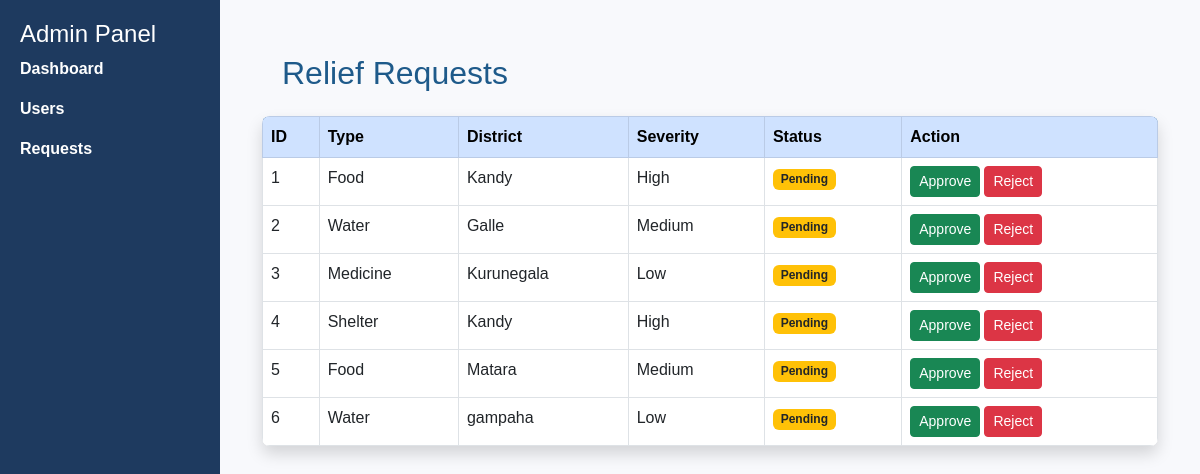
The app's page /admin/requests.php (signed in) with its own data.
### tables this page shows
CREATE TABLE `relief_requests` (
  `request_id` int(11) NOT NULL,
  `user_id` int(11) NOT NULL,
  `relief_type` enum('Food','Water','Medicine','Shelter') NOT NULL,
  `district` varchar(100) NOT NULL,
  `division` varchar(100) NOT NULL,
  `gn_division` varchar(100) NOT NULL,
  `contact_person_name` varchar(100) NOT NULL,
  `contact_number` varchar(25) NOT NULL,
  `family_members` int(11) NOT NULL,
  `severity` enum('Low','Medium','High') NOT NULL,
  `description` text DEFAULT NULL,
  `created_at` timestamp NOT NULL DEFAULT current_timestamp(),
  `address` varchar(100) NOT NULL,
  `status` enum('Pending','Accepted','Rejected','') DEFAULT 'Pending'
);

### admin/requests.php (the view, shortened to what this page needs)
<?php
include("../includes/config.php");
$sql = "SELECT * FROM relief_requests";
$result = mysqli_query($conn, $sql);
?>
<!DOCTYPE html>
<html>
<head>
<link href="https://cdn.jsdelivr.net/npm/bootstrap@5.3.0/dist/css/bootstrap.min.css" rel="stylesheet">
<link rel="stylesheet" href="../css/admin.css">
</head>
<body>
<?php include("../includes/admin_nav.php"); ?>
<div class="container mt-4">
<h2 class="mb-4">Relief Requests</h2>
<table class="table table-bordered table-hover shadow bg-white">
<thead class="table-primary">
<tr>
<th>ID</th>
<th>Type</th>
<th>District</th>
<th>Severity</th>
<th>Status</th>
<th>Action</th>
</tr>
</thead>
<tbody>
<?php
while($row = mysqli_fetch_assoc($result)){
    echo "<tr>";
    echo "<td>".$row['request_id']."</td>";
    echo "<td>".$row['relief_type']."</td>";
    echo "<td>".$row['district']."</td>";
    echo "<td>".$row['severity']."</td>";
    echo "<td>";
    if($row['status'] == 'Accepted'){
        echo "<span class='badge bg-success'>Accepted</span>";
    }
    elseif($row['status'] == 'Rejected'){
        echo "<span class='badge bg-danger'>Rejected</span>";
    }
    else{
        echo "<span class='badge bg-warning text-dark'>Pending</span>";
    }
    echo "</td>";
    echo "<td>";
    if($row['status'] == 'Pending' || $row['status'] == NULL){
        echo "<a class='btn btn-sm btn-success me-1'
                href='update_status.php?id=".$row['request_id']."&status=Accepted'>
                Approve</a>";
        echo "<a class='btn btn-sm btn-danger'
                href='update_status.php?id=".$row['request_id']."&status=Rejected'>
                Reject</a>";
    }
    elseif($row['status'] == 'Accepted'){
        echo "<span class='badge bg-success'>Accepted</span>";
    }
    elseif($row['status'] == 'Rejected'){
        echo "<span class='badge bg-danger'>Rejected</span>";
    }
    echo "</td>";
    echo "</tr>";
}
?>
</tbody>
</table>
</div>
<?php include("../includes/admin_footer.php"); ?>
</body>
</html>

### includes/admin_nav.php
<div style="display:flex; min-height:100vh;">
    <div style="width:220px; background:#1E3A5F; color:white; padding:20px;">
        <h4>Admin Panel</h4>
        <p><a href="dashboard.php" style="color:white; text-decoration:none;">Dashboard</a></p>
        <p><a href="users.php" style="color:white; text-decoration:none;">Users</a></p>
        <p><a href="requests.php" style="color:white; text-decoration:none;">Requests</a></p>
    </div>
    <div style="flex-grow:1; padding:30px; background:#f8f9fc;">

### includes/admin_footer.php
</div>
</div>

### css/admin.css (style rules this page uses)
body { margin: 0; font-family: Arial, Helvetica, sans-serif; background-color: #5c7eb0; }
h2 { margin: 20px; color: #1E5A8A; }
table { width: 90%; margin: 20px auto; border-collapse: collapse; background: white; box-shadow: 0 4px 12px rgba(0,0,0,0.1); border-radius: 8px; overflow: hidden; }
thead { background: #1E5A8A; color: white; }
thead th { padding: 12px; text-align: left; }
tbody td { padding: 12px; border-bottom: 1px solid #eee; }
tbody tr:nth-child(even) { background-color: #f9f9f9; }
a { color: #1E5A8A; text-decoration: none; font-weight: bold; }

### records on screen
relief_requests: request_id "1", relief_type "Food", district "Kandy", severity "High", shows "Pending"
relief_requests: request_id "2", relief_type "Water", district "Galle", severity "Medium", shows "Pending"
relief_requests: request_id "3", relief_type "Medicine", district "Kurunegala", severity "Low", shows "Pending"
relief_requests: request_id "4", relief_type "Shelter", district "Kandy", severity "High", shows "Pending"
relief_requests: request_id "5", relief_type "Food", district "Matara", severity "Medium", shows "Pending"
relief_requests: request_id "6", relief_type "Water", district "gampaha", severity "Low", shows "Pending"
